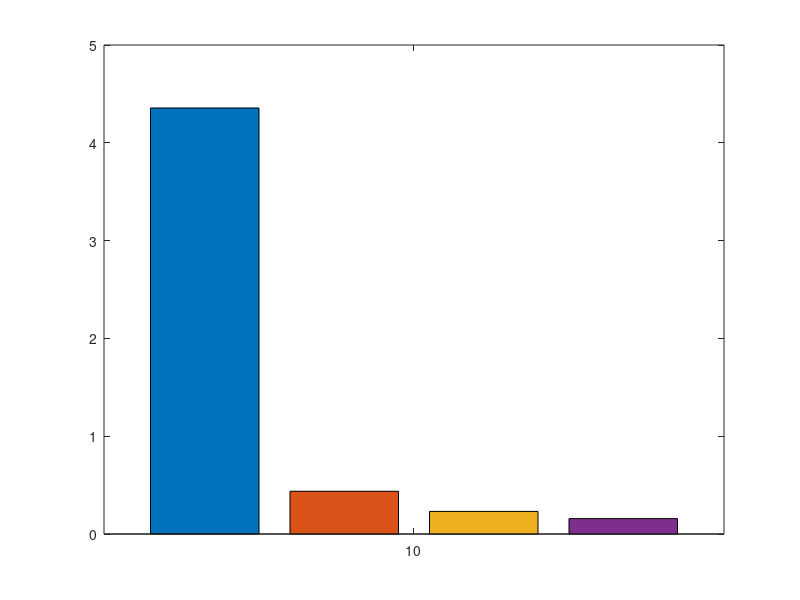

Write MATLAB code to recreate this figure. (Note: this script raises an error after producing the figure.)
clc;clear ALL;
load('ex1.mat');
%% 1.a
figure(1);
bar(C, mean_APD_C);
hold on;

errorbar(C, mean_APD_C, term_APD_C);


xlabel('C (Mbps)');
ylabel('Average Packet Delay (ms)');
title('Average Packet Delay with Error Bars');
grid on; 
hold off;

%% 1.c&d
figure(2);

% Primeiro subplot - Average Packet Delay
subplot(1, 2, 1);
hold on;
bar(rates, [mean_APD, mean_APD_ber]);
errorbar((rates-45), mean_APD, term_APD, 'r.', 'MarkerSize', 5, 'LineStyle', 'none');
errorbar((rates+45), mean_APD_ber, term_APD_ber, 'b.', 'MarkerSize', 5, 'LineStyle', 'none');

xticks(rates);
xlabel('Packet Arrival Rate (pps)');
ylim([0 10]);
ylabel('Average Packet Delay (ms)');
title('Average Packet Delay');
legend({'Without BER', 'With BER'}, 'Location','northwest');
grid on;
hold off;

% Segundo subplot - Average Throughput
subplot(1, 2, 2);
hold on;
bar(rates, [mean_Throughput, mean_Throughput_ber]);
errorbar(rates - 45, mean_Throughput, term_Throughput, 'r.', 'MarkerSize', 10, 'LineStyle', 'none');
errorbar(rates + 45, mean_Throughput_ber, term_Throughput_ber, 'b.', 'MarkerSize', 10, 'LineStyle', 'none');
xticks(rates);
xlabel('Packet Arrival Rate (pps)');
ylabel('Average Throughput (Mbps)');
title('Average Throughput');
legend({'Without BER', 'With BER'}, 'Location','northwest');
grid on;
hold off;